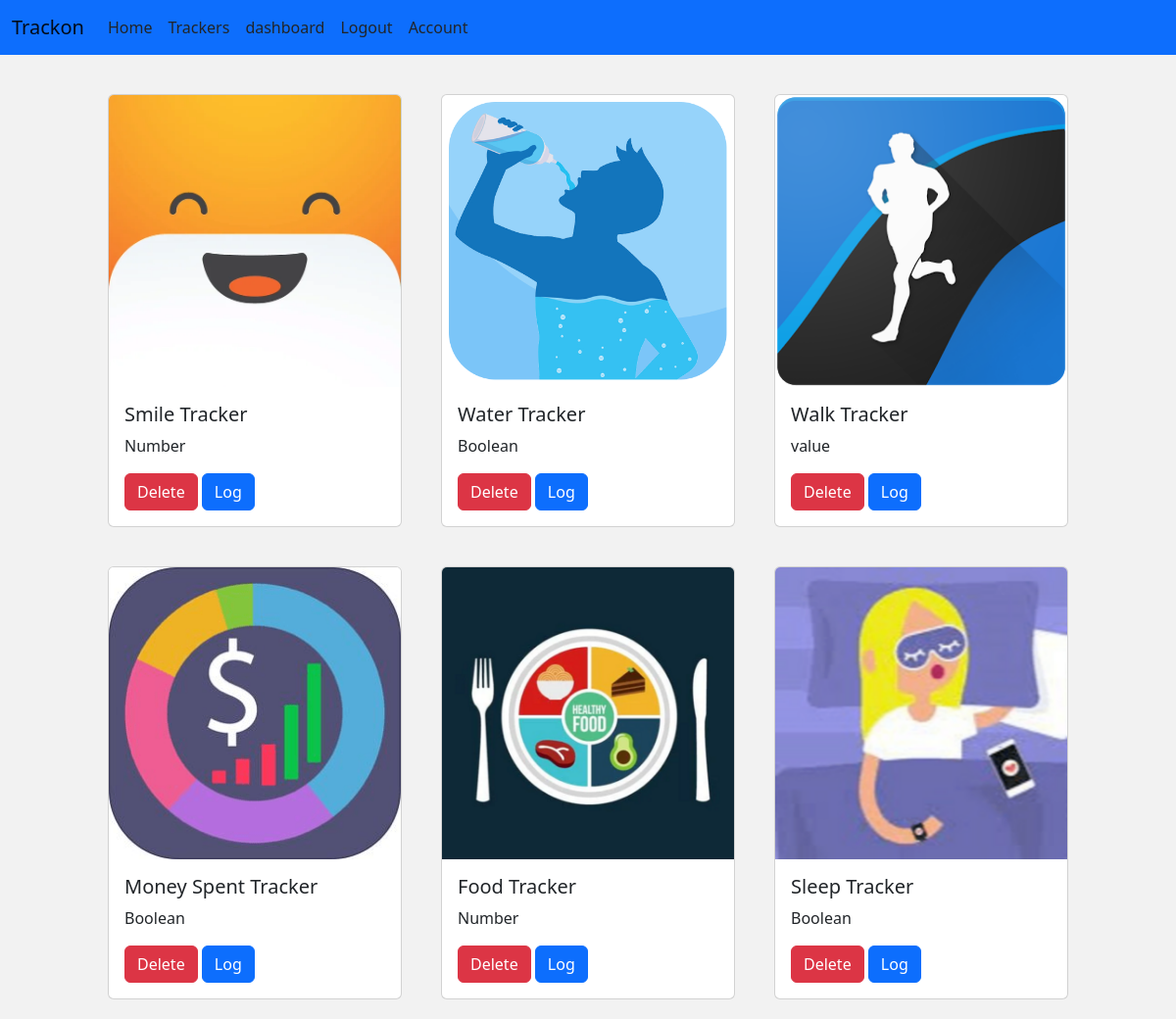
The page /track (signed in) on the database its author committed.
### main/models.py (models this page shows, shortened)
class Tracker(db.Model):
    sno = db.Column(db.Integer, primary_key=True)
    tracker_name = db.Column(db.String(300), nullable=False, unique=True)
    task_value_type = db.Column(db.String(20), nullable=False)
    user_id = db.Column(db.Integer, db.ForeignKey('user.id'))
    logs = db.relationship('Inputaken', backref='tracker', lazy=True)

### main/routes.py (the view, shortened to what this page needs)
@app.route("/track", methods=['GET', 'POST'])
@login_required
def track():
    user = User.query.filter_by(id=current_user.id).first()
    outputpage = user.trackers
    if(len(outputpage) == 0):
        return render_template("track.html", title="Track")
    return render_template('track.html', outpage=outputpage)

### main/models.py (called while the page is built)
@login_manager.user_loader
def load_user(user_id):
    return User.query.get(int(user_id))

### main/templates/track.html
{% extends 'base.html' %} {% block content %}
{% if outpage|length <6 %}
 <div class="container track-heading">
  <h1>Add Your Trackers</h1>
  </div>
  <div class="container track-input">
    <form action="/track" method="POST">
      <div class="form">
        <label for="inputState">Select Your Tracker...</label><br /><br />
        <select id="inputState" class="form-control" name="track_variable">
          <option selected>Select option</option>
          <option>Sleep Tracker</option>
          <option>Food Tracker</option>
          <option>Smile Tracker</option>
          <option>Water Tracker</option>
          <option>Walk Tracker</option>
          <option>Money Spent Tracker</option>
        </select><br /><br />
        <label for="inputState" class="form-label">Type of variable</label>
        <select id="inputState" class="form-select" name="track_type">
          <option selected>Select option</option>
          <option>Boolean</option>
          <option>Number</option>
          <option>Value</option>
        </select><br />
        <div class="track-btn">
          <button type="submit" class="btn btn-success">Submit</button>
        </div>
      </div>
    </form>
  </div>
  <div class="container track-card-container">
    {% for inpt in outpage %}
    <div class="card track-card">
      <img class="card-img-top" src="\static\{{inpt.tracker_name}}.png" alt="">
      <div class="card-body">
        <h5 class="card-title">{{inpt.tracker_name}}</h5>
        <p class="card-text">Something</p>
        <a href="/track/delete/{{inpt.sno}}" type="button" class="btn btn-danger">Delete</a>
        <a href="/log/{{inpt.sno}}" type="button" class="btn btn-primary">Log</a>
      </div>
    </div>
    {% endfor %}
  </div>
  {% else %}
  <div class="container track-card-container">
    {% for inpt in outpage %}
    <div class="card track-card">
      <img class="card-img-top" src="\static\{{inpt.tracker_name}}.png" alt="">
      <div class="card-body">
        <h5 class="card-title">{{inpt.tracker_name}}</h5>
        <p class="card-text">{{inpt.task_value_type}}</p>
        <a href="/track/delete/{{inpt.sno}}" type="button" class="btn btn-danger">Delete</a>
        <a href="/log/{{inpt.sno}}" type="button" class="btn btn-primary">Log</a>
      </div>
    </div>
    {% endfor %}
  </div>
  {% endif %} {% endblock content %}

### main/static/main.css (style rules this page uses)
body { background-color: #f2f2f2; }
.track-card-container { display: flex; justify-content: center; align-items: center; flex-wrap: wrap; padding-top: 20px; }
.track-card { width:300px; margin: 20px 20px; }

### rows shown on the page
Tracker: tracker_name (picture), tracker_name "Smile Tracker", task_value_type "Number"
Tracker: tracker_name (picture), tracker_name "Water Tracker", task_value_type "Boolean"
Tracker: tracker_name (picture), tracker_name "Walk Tracker", task_value_type "value"
Tracker: tracker_name (picture), tracker_name "Money Spent Tracker", task_value_type "Boolean"
Tracker: tracker_name (picture), tracker_name "Food Tracker", task_value_type "Number"
Tracker: tracker_name (picture), tracker_name "Sleep Tracker", task_value_type "Boolean"
